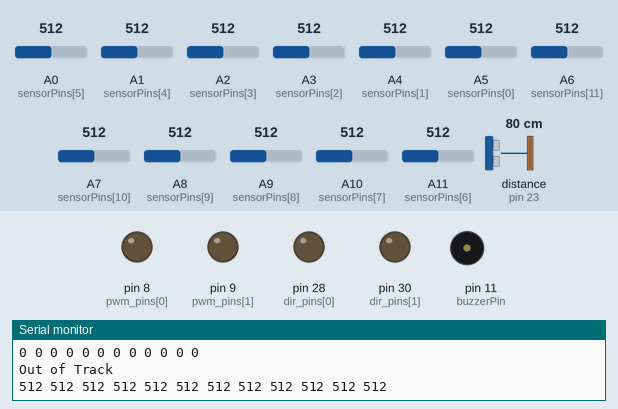
Simulated run of this sketch. Board: Arduino Mega 2560, built with avr-gcc and run on an emulated ATmega2560. On the bench: output pins drawn as LEDs (lit = HIGH), buzzer (waves = sounding), the last lines printed to the serial monitor. Wiring (inferred from the names in the program): ultrasonic range finder: trigger pin 10; echo pin 23. The test bench sets the inputs (shaded band); at power-on: distance to the obstacle (sensor on pin 23) 80 cm, A0 (sensorPins[5]) = 512, A1 (sensorPins[4]) = 512, A2 (sensorPins[3]) = 512, A3 (sensorPins[2]) = 512, A4 (sensorPins[1]) = 512, A5 (sensorPins[0]) = 512, A6 (sensorPins[11]) = 512, A7 (sensorPins[10]) = 512, A8 (sensorPins[9]) = 512, A9 (sensorPins[8]) = 512, A10 (sensorPins[7]) = 512, A11 (sensorPins[6]) = 512. The echo pulse lasts 58.3 µs per cm; pins used as bus, display or sensor lines are not drawn.

Above: at 1.2 s.
1.3 s: distance to the obstacle (sensor on pin 23) set to 28 cm
4.3 s: distance to the obstacle (sensor on pin 23) set to 22 cm
At 5.0 s:
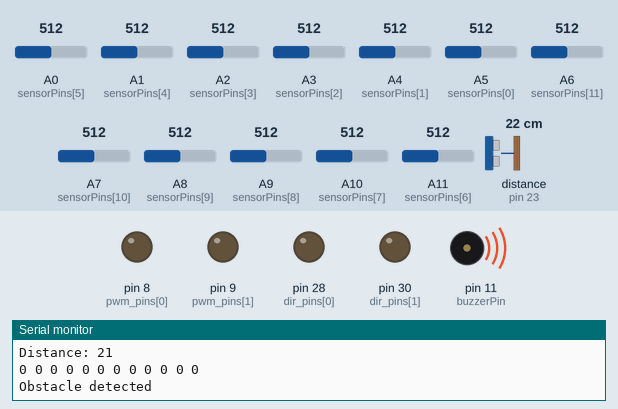
Timing chart, 0 to 13.3 s (numbered marks = the images above; inputs shaded):
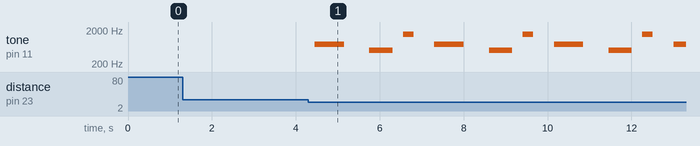

Measured:
- the behaviour switches between 25 and 24 cm on distance to the obstacle (sensor on pin 23) (found by bisection; images 0 and 1)
- after the input at 4.3 s, tone on pin 11 (buzzerPin): silent → 750 Hz after 0.16 s, then repeats every 2.9 s: silent 0.60 s, 500 Hz 0.55 s, silent 0.25 s, 1500 Hz 0.25 s, silent 0.50 s, 750 Hz 0.70 s

The sketch:

Uploaded_version.ino
```cpp
#define STOP_COUNT 5
#define STOP_TIME 15000
#define FORWARD_SPEED 120 //160
#define TURNING_SPEED 95 //100,80
#define INVALID_PATH_SPEED 70 //80

// Dont change threshold value unless required

#define THRESHOLD 910

// Dont change any code from here

#define echoPin 23
#define trigPin 10
#define buzzerPin 11

// unused pins
#define recordPin 32
#define record_button 3
#define play_button 2
#define record_led 22
#define play_led 24


#define NOTE_B0  31
#define NOTE_C1  33
#define NOTE_CS1 35
#define NOTE_D1  37
#define NOTE_DS1 39
#define NOTE_E1  41
#define NOTE_F1  44
#define NOTE_FS1 46
#define NOTE_G1  49
#define NOTE_GS1 52
#define NOTE_A1  55
#define NOTE_AS1 58
#define NOTE_B1  62
#define NOTE_C2  65
#define NOTE_CS2 69
#define NOTE_D2  73
#define NOTE_DS2 78
#define NOTE_E2  82
#define NOTE_F2  87
#define NOTE_FS2 93
#define NOTE_G2  98
#define NOTE_GS2 104
#define NOTE_A2  110
#define NOTE_AS2 117
#define NOTE_B2  123
#define NOTE_C3  131
#define NOTE_CS3 139
#define NOTE_D3  147
#define NOTE_DS3 156
#define NOTE_E3  165
#define NOTE_F3  175
#define NOTE_FS3 185
#define NOTE_G3  196
#define NOTE_GS3 208
#define NOTE_A3  220
#define NOTE_AS3 233
#define NOTE_B3  247
#define NOTE_C4  262
#define NOTE_CS4 277
#define NOTE_D4  294
#define NOTE_DS4 311
#define NOTE_E4  330
#define NOTE_F4  349
#define NOTE_FS4 370
#define NOTE_G4  392
#define NOTE_GS4 415
#define NOTE_A4  440
#define NOTE_AS4 466
#define NOTE_B4  494
#define NOTE_C5  523
#define NOTE_CS5 554
#define NOTE_D5  587
#define NOTE_DS5 622
#define NOTE_E5  659
#define NOTE_F5  698
#define NOTE_FS5 740
#define NOTE_G5  784
#define NOTE_GS5 831
#define NOTE_A5  880
#define NOTE_AS5 932
#define NOTE_B5  988
#define NOTE_C6  1047
#define NOTE_CS6 1109
#define NOTE_D6  1175
#define NOTE_DS6 1245
#define NOTE_E6  1319
#define NOTE_F6  1397
#define NOTE_FS6 1480
#define NOTE_G6  1568
#define NOTE_GS6 1661
#define NOTE_A6  1760
#define NOTE_AS6 1865
#define NOTE_B6  1976
#define NOTE_C7  2093
#define NOTE_CS7 2217
#define NOTE_D7  2349
#define NOTE_DS7 2489
#define NOTE_E7  2637
#define NOTE_F7  2794
#define NOTE_FS7 2960
#define NOTE_G7  3136
#define NOTE_GS7 3322
#define NOTE_A7  3520
#define NOTE_AS7 3729
#define NOTE_B7  3951
#define NOTE_C8  4186
#define NOTE_CS8 4435
#define NOTE_D8  4699
#define NOTE_DS8 4978
#define REST      0

const int sound_module_pins[] = {34, 36, 38, 40, 42, 44, 46};
const int sensorPins[] = {A5, A4, A3, A2, A1, A0, A11, A10, A9, A8, A7, A6};
const int dir_pins[2] = {28, 30};
const int pwm_pins[2] = {8, 9};


int station_count = 0;
long duration;
int distance;
int statusSensor[12] = {0};
bool reached_destination = false;

// change this to make the song slower or faster
int tempo = 200;

// notes of the moledy followed by the duration.
// a 4 means a quarter note, 8 an eighteenth , 16 sixteenth, so on
// !!negative numbers are used to represent dotted notes,
// so -4 means a dotted quarter note, that is, a quarter plus an eighteenth!!
int melody[] = {

  NOTE_E5,8, NOTE_E5,8, REST,8, NOTE_E5,8, REST,8, NOTE_C5,8, NOTE_E5,8, //1
  NOTE_G5,4, REST,4, NOTE_G4,8, REST,4,
  NOTE_C5,-4, NOTE_G4,8, REST,4, NOTE_E4,-4, // 3
  NOTE_A4,4, NOTE_B4,4, NOTE_AS4,8, NOTE_A4,4,
  NOTE_G4,-8, NOTE_E5,-8, NOTE_G5,-8, NOTE_A5,4, NOTE_F5,8, NOTE_G5,8,
  REST,8, NOTE_E5,4,NOTE_C5,8, NOTE_D5,8, NOTE_B4,-4,
  NOTE_C5,-4, NOTE_G4,8, REST,4, NOTE_E4,-4, // repeats from 3
  NOTE_A4,4, NOTE_B4,4, NOTE_AS4,8, NOTE_A4,4,
  NOTE_G4,-8, NOTE_E5,-8, NOTE_G5,-8, NOTE_A5,4, NOTE_F5,8, NOTE_G5,8,
  REST,8, NOTE_E5,4,NOTE_C5,8, NOTE_D5,8, NOTE_B4,-4,


  REST,4, NOTE_G5,8, NOTE_FS5,8, NOTE_F5,8, NOTE_DS5,4, NOTE_E5,8,//7
  REST,8, NOTE_GS4,8, NOTE_A4,8, NOTE_C4,8, REST,8, NOTE_A4,8, NOTE_C5,8, NOTE_D5,8,
  REST,4, NOTE_DS5,4, REST,8, NOTE_D5,-4,
  NOTE_C5,2, REST,2,

  REST,4, NOTE_G5,8, NOTE_FS5,8, NOTE_F5,8, NOTE_DS5,4, NOTE_E5,8,//repeats from 7
  REST,8, NOTE_GS4,8, NOTE_A4,8, NOTE_C4,8, REST,8, NOTE_A4,8, NOTE_C5,8, NOTE_D5,8,
  REST,4, NOTE_DS5,4, REST,8, NOTE_D5,-4,
  NOTE_C5,2, REST,2,

  NOTE_C5,8, NOTE_C5,4, NOTE_C5,8, REST,8, NOTE_C5,8, NOTE_D5,4,//11
  NOTE_E5,8, NOTE_C5,4, NOTE_A4,8, NOTE_G4,2,

  NOTE_C5,8, NOTE_C5,4, NOTE_C5,8, REST,8, NOTE_C5,8, NOTE_D5,8, NOTE_E5,8,//13
  REST,1,
  NOTE_C5,8, NOTE_C5,4, NOTE_C5,8, REST,8, NOTE_C5,8, NOTE_D5,4,
  NOTE_E5,8, NOTE_C5,4, NOTE_A4,8, NOTE_G4,2,
  NOTE_E5,8, NOTE_E5,8, REST,8, NOTE_E5,8, REST,8, NOTE_C5,8, NOTE_E5,4,
  NOTE_G5,4, REST,4, NOTE_G4,4, REST,4,
  NOTE_C5,-4, NOTE_G4,8, REST,4, NOTE_E4,-4, // 19

  NOTE_A4,4, NOTE_B4,4, NOTE_AS4,8, NOTE_A4,4,
  NOTE_G4,-8, NOTE_E5,-8, NOTE_G5,-8, NOTE_A5,4, NOTE_F5,8, NOTE_G5,8,
  REST,8, NOTE_E5,4, NOTE_C5,8, NOTE_D5,8, NOTE_B4,-4,

  NOTE_C5,-4, NOTE_G4,8, REST,4, NOTE_E4,-4, // repeats from 19
  NOTE_A4,4, NOTE_B4,4, NOTE_AS4,8, NOTE_A4,4,
  NOTE_G4,-8, NOTE_E5,-8, NOTE_G5,-8, NOTE_A5,4, NOTE_F5,8, NOTE_G5,8,
  REST,8, NOTE_E5,4, NOTE_C5,8, NOTE_D5,8, NOTE_B4,-4,

  NOTE_E5,8, NOTE_C5,4, NOTE_G4,8, REST,4, NOTE_GS4,4,//23
  NOTE_A4,8, NOTE_F5,4, NOTE_F5,8, NOTE_A4,2,
  NOTE_D5,-8, NOTE_A5,-8, NOTE_A5,-8, NOTE_A5,-8, NOTE_G5,-8, NOTE_F5,-8,

  NOTE_E5,8, NOTE_C5,4, NOTE_A4,8, NOTE_G4,2, //26
  NOTE_E5,8, NOTE_C5,4, NOTE_G4,8, REST,4, NOTE_GS4,4,
  NOTE_A4,8, NOTE_F5,4, NOTE_F5,8, NOTE_A4,2,
  NOTE_B4,8, NOTE_F5,4, NOTE_F5,8, NOTE_F5,-8, NOTE_E5,-8, NOTE_D5,-8,
  NOTE_C5,8, NOTE_E4,4, NOTE_E4,8, NOTE_C4,2,

  NOTE_E5,8, NOTE_C5,4, NOTE_G4,8, REST,4, NOTE_GS4,4,//repeats from 23
  NOTE_A4,8, NOTE_F5,4, NOTE_F5,8, NOTE_A4,2,
  NOTE_D5,-8, NOTE_A5,-8, NOTE_A5,-8, NOTE_A5,-8, NOTE_G5,-8, NOTE_F5,-8,

  NOTE_E5,8, NOTE_C5,4, NOTE_A4,8, NOTE_G4,2, //26
  NOTE_E5,8, NOTE_C5,4, NOTE_G4,8, REST,4, NOTE_GS4,4,
  NOTE_A4,8, NOTE_F5,4, NOTE_F5,8, NOTE_A4,2,
  NOTE_B4,8, NOTE_F5,4, NOTE_F5,8, NOTE_F5,-8, NOTE_E5,-8, NOTE_D5,-8,
  NOTE_C5,8, NOTE_E4,4, NOTE_E4,8, NOTE_C4,2,
  NOTE_C5,8, NOTE_C5,4, NOTE_C5,8, REST,8, NOTE_C5,8, NOTE_D5,8, NOTE_E5,8,
  REST,1,

  NOTE_C5,8, NOTE_C5,4, NOTE_C5,8, REST,8, NOTE_C5,8, NOTE_D5,4, //33
  NOTE_E5,8, NOTE_C5,4, NOTE_A4,8, NOTE_G4,2,
  NOTE_E5,8, NOTE_E5,8, REST,8, NOTE_E5,8, REST,8, NOTE_C5,8, NOTE_E5,4,
  NOTE_G5,4, REST,4, NOTE_G4,4, REST,4,
  NOTE_E5,8, NOTE_C5,4, NOTE_G4,8, REST,4, NOTE_GS4,4,
  NOTE_A4,8, NOTE_F5,4, NOTE_F5,8, NOTE_A4,2,
  NOTE_D5,-8, NOTE_A5,-8, NOTE_A5,-8, NOTE_A5,-8, NOTE_G5,-8, NOTE_F5,-8,

  NOTE_E5,8, NOTE_C5,4, NOTE_A4,8, NOTE_G4,2, //40
  NOTE_E5,8, NOTE_C5,4, NOTE_G4,8, REST,4, NOTE_GS4,4,
  NOTE_A4,8, NOTE_F5,4, NOTE_F5,8, NOTE_A4,2,
  NOTE_B4,8, NOTE_F5,4, NOTE_F5,8, NOTE_F5,-8, NOTE_E5,-8, NOTE_D5,-8,
  NOTE_C5,8, NOTE_E4,4, NOTE_E4,8, NOTE_C4,2,

  //game over sound
  NOTE_C5,-4, NOTE_G4,-4, NOTE_E4,4, //45
  NOTE_A4,-8, NOTE_B4,-8, NOTE_A4,-8, NOTE_GS4,-8, NOTE_AS4,-8, NOTE_GS4,-8,
  NOTE_G4,8, NOTE_D4,8, NOTE_E4,-2,

};

// sizeof gives the number of bytes, each int value is composed of two bytes (16 bits)
// there are two values per note (pitch and duration), so for each note there are four bytes
int notes = sizeof(melody) / sizeof(melody[0]) / 2;

// this calculates the duration of a whole note in ms
int wholenote = (60000 * 4) / tempo;
int divider = 0, noteDuration = 0;

void error_sound() {
  tone(buzzerPin, 2000);
  delay(1000);
}

void turning_sound() {
  tone(buzzerPin, 1000);
  delay(500);
  noTone(buzzerPin);
  delay(500);
}

void stop_sound(int n) {
    while(n--) {
        tone(buzzerPin, 750);
        delay(700);
        noTone(buzzerPin);
        delay(600);
        tone(buzzerPin, 500);
        delay(550);
        noTone(buzzerPin);
        delay(250);
        tone(buzzerPin, 1500);
        delay(250);
        noTone(buzzerPin);
        delay(500);
    }
}

void end_sound() {
  // iterate over the notes of the melody.
  // Remember, the array is twice the number of notes (notes + durations)
  for (int thisNote = 0; thisNote < notes * 2; thisNote = thisNote + 2) {

    // calculates the duration of each note
    divider = melody[thisNote + 1];
    if (divider > 0) {
      // regular note, just proceed
      noteDuration = (wholenote) / divider;
    } else if (divider < 0) {
      // dotted notes are represented with negative durations!!
      noteDuration = (wholenote) / abs(divider);
      noteDuration *= 1.5; // increases the duration in half for dotted notes
    }

    // we only play the note for 90% of the duration, leaving 10% as a pause
    tone(buzzerPin, melody[thisNote], noteDuration * 0.9);

    // Wait for the specief duration before playing the next note.
    delay(noteDuration);

    // stop the waveform generation before the next note.
    noTone(buzzerPin);
  }
}

int check(int a[], int b[]) {
  int ar_count = 0;
  for (int i = 0; i < 12; i++) {
    if (a[i] == b[i]) ar_count++;
  }
  if (ar_count == 12) return 1;
  return 0;
}

// prints ultra sonic and line following sensor

void print_sensor_values() {

  digitalWrite(trigPin, LOW);
  delayMicroseconds(2);
  digitalWrite(trigPin, HIGH);
  delayMicroseconds(10);
  digitalWrite(trigPin, LOW);

  duration = pulseIn(echoPin, HIGH);
  distance = duration * 0.034 / 2;

  Serial.print("Distance: ");
  Serial.print(distance);
  Serial.print("\n");

  for (int i = 0; i < 12; i++) {
    Serial.print(statusSensor[i]);
    Serial.print(" ");
  }
  Serial.print(" \n");
}

int IR_status(int ar[]) {

  int stop[12]      =        {1, 1, 1, 1, 1, 1, 1, 1, 1, 1, 1, 1};

  int noPath[12]    =        {0, 0, 0, 0, 0, 0, 0, 0, 0, 0, 0, 0};

  int forward1[12]  =        {0, 0, 0, 0, 1, 1, 1, 1, 0, 0, 0, 0};
  int forward2[12]  =        {0, 0, 0, 1, 1, 1, 1, 0, 0, 0, 0, 0};
  int forward3[12]  =        {0, 0, 0, 0, 0, 1, 1, 1, 1, 0, 0, 0};
  int forward4[12]  =        {0, 0, 0, 0, 1, 1, 1, 1, 1, 0, 0, 0};
  int forward5[12]  =        {0, 0, 0, 1, 1, 1, 1, 1, 0, 0, 0, 0};
  int forward6[12]  =        {0, 0, 0, 1, 1, 1, 1, 1, 1, 0, 0, 0};

  int right1[12]    =        {0, 0, 1, 1, 1, 1, 0, 0, 0, 0, 0, 0};
  int right2[12]    =        {0, 1, 1, 1, 1, 0, 0, 0, 0, 0, 0, 0};
  int right3[12]    =        {1, 1, 1, 1, 0, 0, 0, 0, 0, 0, 0, 0};
  int right4[12]    =        {0, 1, 1, 1, 1, 1, 0, 0, 0, 0, 0, 0};
  int right5[12]    =        {1, 1, 1, 1, 1, 0, 0, 0, 0, 0, 0, 0};
  int right6[12]    =        {0, 0, 1, 1, 1, 1, 1, 0, 0, 0, 0, 0};
  int right7[12]    =        {1, 1, 1, 1, 1, 1, 0, 0, 0, 0, 0, 0};

  int left1[12]     =        {0, 0, 0, 0, 0, 0, 1, 1, 1, 1, 0, 0};
  int left2[12]     =        {0, 0, 0, 0, 0, 0, 0, 1, 1, 1, 1, 0};
  int left3[12]     =        {0, 0, 0, 0, 0, 0, 0, 0, 1, 1, 1, 1};
  int left4[12]     =        {0, 0, 0, 0, 0, 0, 1, 1, 1, 1, 1, 0};
  int left5[12]     =        {0, 0, 0, 0, 0, 0, 0, 1, 1, 1, 1, 1};
  int left6[12]     =        {0, 0, 0, 0, 0, 1, 1, 1, 1, 1, 0, 0};
  int left7[12]     =        {0, 0, 0, 0, 0, 0, 1, 1, 1, 1, 1, 1};


  if (check(ar, stop)) return 0;

  if (check(ar, forward1)) return 1;
  if (check(ar, forward2)) return 1;
  if (check(ar, forward3)) return 1;
  if (check(ar, forward4)) return 1;
  if (check(ar, forward5)) return 1;
  if (check(ar, forward6)) return 1;

  if (check(ar, left1)) return 2;
  if (check(ar, left2)) return 2;
  if (check(ar, left3)) return 2;
  if (check(ar, left4)) return 2;
  if (check(ar, left5)) return 2;
  if (check(ar, left6)) return 2;
  if (check(ar, left7)) return 2;

  if (check(ar, right1)) return 3;
  if (check(ar, right2)) return 3;
  if (check(ar, right3)) return 3;
  if (check(ar, right4)) return 3;
  if (check(ar, right5)) return 3;
  if (check(ar, right6)) return 3;
  if (check(ar, right7)) return 3;

  if (check(ar, noPath)) return 4;

  return -1;
}


void setup()
{
  Serial.begin(9600);

  pinMode(trigPin, OUTPUT);
  pinMode(echoPin, INPUT);

  pinMode (dir_pins[0], OUTPUT);
  pinMode (dir_pins[1], OUTPUT);

  pinMode(dir_pins[0], OUTPUT);
  pinMode(dir_pins[1], OUTPUT);

  for (int i = 0; i < 12; i++) pinMode(sensorPins[i], INPUT);

}

void loop()
{
  for (int i = 0; i < 12; i++) {
    statusSensor[i] = (analogRead(sensorPins[i]) >= THRESHOLD);
    Serial.print(analogRead(sensorPins[i]));
    Serial.print(" ");
  }
  Serial.print("\n");
  print_sensor_values();

    if (distance >= 24) {//20

        if (IR_status(statusSensor) == 0) {
            station_count++;

            if (station_count < STOP_COUNT) {

                digitalWrite(dir_pins[0], LOW);
                analogWrite(pwm_pins[0], 0);
                digitalWrite(dir_pins[1], LOW);
                analogWrite(pwm_pins[1], 0);

                Serial.print("Stoping here for the next ");
                Serial.print(STOP_TIME);
                Serial.print(" seconds\n");

                //delay(STOP_TIME);
                // stop sound takes 2.5 seconds for playing once
                stop_sound(7);

                digitalWrite(dir_pins[0], LOW);
                analogWrite(pwm_pins[0], 80);
                digitalWrite(dir_pins[1], LOW);
                analogWrite(pwm_pins[1], 80);
                delay(1000);

            }

            else {

                digitalWrite(dir_pins[0], LOW);
                analogWrite(pwm_pins[0], 0);
                digitalWrite(dir_pins[1], LOW);
                analogWrite(pwm_pins[1], 0);
                end_sound();
                Serial.print("Reached Destination\n");
            }
        }

        else if (IR_status(statusSensor) == 1) {
            digitalWrite(dir_pins[0], LOW);
            analogWrite(pwm_pins[0], FORWARD_SPEED);
            digitalWrite(dir_pins[1], LOW);
            analogWrite(pwm_pins[1], FORWARD_SPEED);
            Serial.print("Moving Forward\n");
        }

        else if (IR_status(statusSensor) == 2) {
            digitalWrite(dir_pins[0], LOW);
            analogWrite(pwm_pins[0], TURNING_SPEED);
            digitalWrite(dir_pins[1], LOW);
            analogWrite(pwm_pins[1], 0);
            Serial.print("Moving Left\n");
            //turning_sound();
        }

        else if (IR_status(statusSensor) == 3) {
            digitalWrite(dir_pins[0], LOW);
            analogWrite(pwm_pins[0], 0);
            digitalWrite(dir_pins[1], LOW);
            analogWrite(pwm_pins[1], TURNING_SPEED);
            Serial.print("Moving Right\n");
            //turning_sound();
        }

        else if (IR_status(statusSensor) == 4) {
            digitalWrite(dir_pins[0], LOW);
            analogWrite(pwm_pins[0], 0);
            digitalWrite(dir_pins[1], LOW);
            analogWrite(pwm_pins[1], 0);
            Serial.print("Out of Track\n");
            //error_sound();
        }

        else {
            digitalWrite(dir_pins[0], LOW);
            analogWrite(pwm_pins[0], INVALID_PATH_SPEED);
            digitalWrite(dir_pins[1], LOW);
            analogWrite(pwm_pins[1], INVALID_PATH_SPEED);
            Serial.print("Invalid path\n");
        }
    }

    else {
    Serial.print("Obstacle detected\n");
    digitalWrite(dir_pins[0], LOW);
    analogWrite(pwm_pins[0], 0);
    digitalWrite(dir_pins[1], LOW);
    analogWrite(pwm_pins[1], 0);
    stop_sound(5);

    }
}
```
